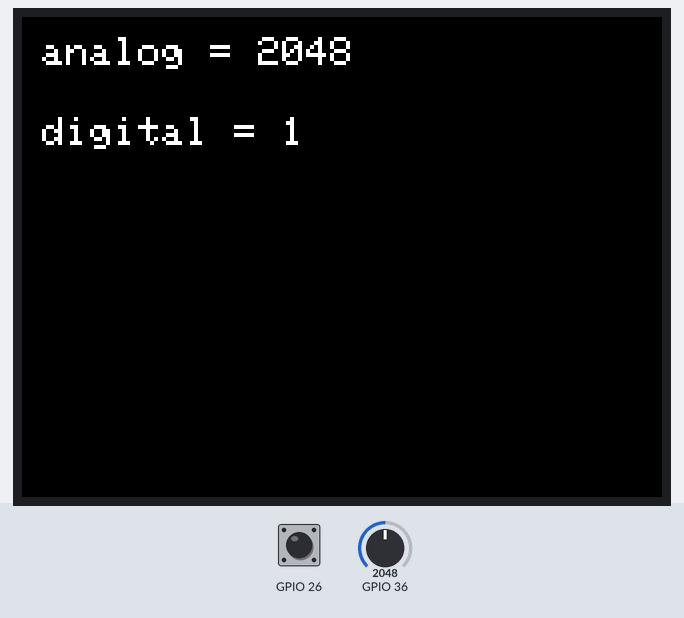
Bench run of a sketch on a simulated ESP32. Parts: 320×240 colour display. The inputs (shaded band) are chosen by the test bench; at power-on: GPIO 36 = 2048, GPIO 26 HIGH.

Above: at 1.4 s.
1.5 s: GPIO 36 set to 2866
At 2.1 s:
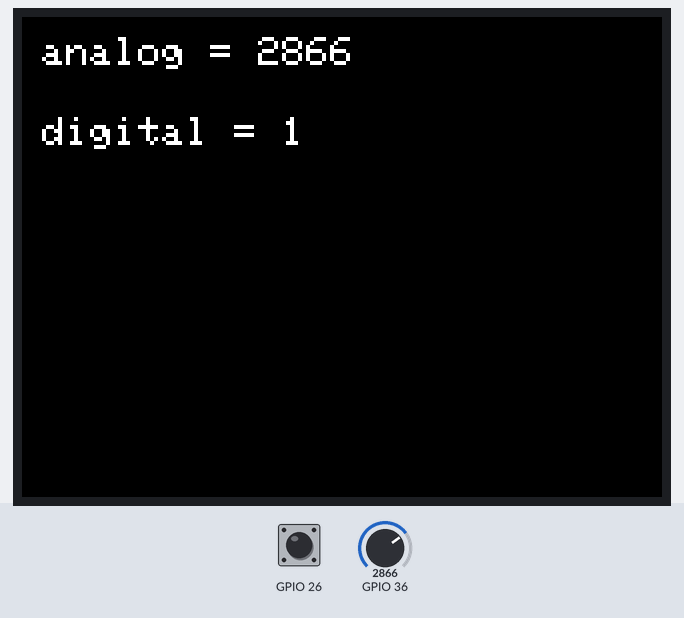
3.2 s: GPIO 26 pulled LOW for 0.6 s
5.3 s: GPIO 36 set to 3603
At 6.5 s:
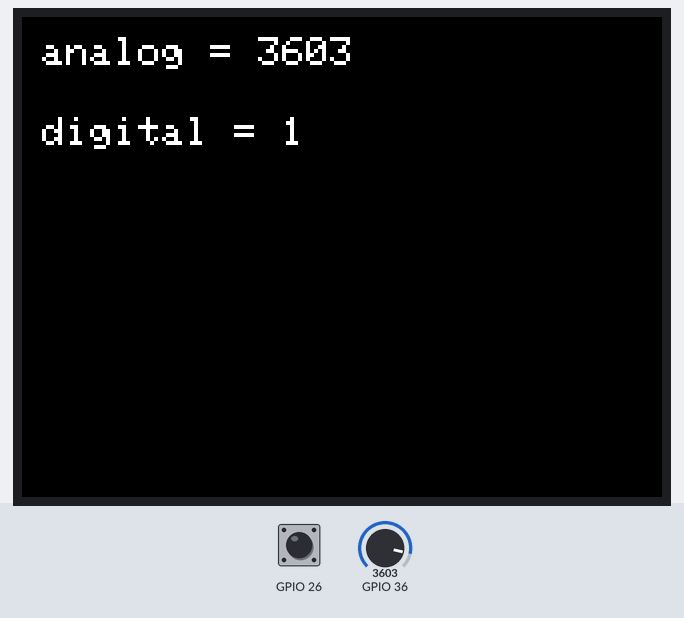
6.8 s: GPIO 26 pulled LOW for 1 s
9.4 s: GPIO 36 set to 4095
At 10.6 s:
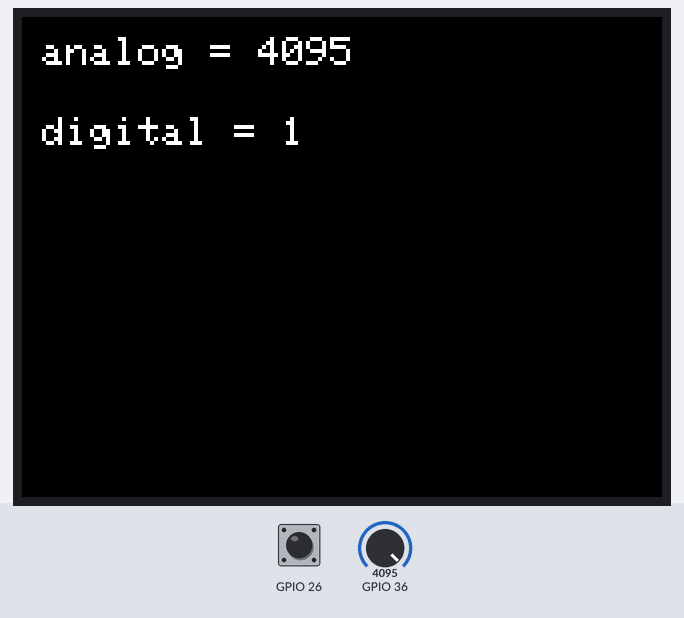
Timing chart, 0 to 11.9 s (numbered marks = the images above; inputs shaded):
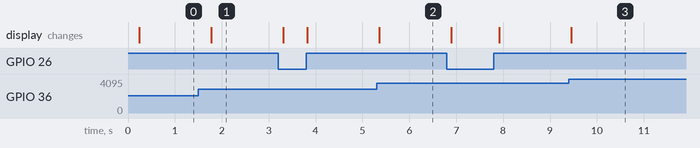

The sketch:

light_Analog36_digital26.ino
```cpp
#include <M5Stack.h>

int analogRead_value = 0;
int digitalRead_value = 0;

void setup() {
  M5.begin();
  M5.Speaker.begin();
  M5.Speaker.mute();
  M5.Lcd.fillScreen(BLACK);

  M5.Lcd.setTextColor(WHITE, BLACK);
  M5.Lcd.setTextSize(2);

  pinMode(26, INPUT_PULLUP);
}

void loop() {
  analogRead_value = analogRead(36);
  digitalRead_value = digitalRead(26);

  M5.Lcd.setCursor(10, 10);
  M5.Lcd.printf("analog = %4d   ", analogRead_value);
  M5.Lcd.setCursor(10, 50);
  M5.Lcd.printf("digital = %d  ", digitalRead_value);
  delay(500);
}
```

Measured:
- after the input at 1.5 s, the display: changes after 0.27 s (image 1)
- after the input at 5.3 s, the display: changes after 0.05 s (image 2)
- after the input at 9.4 s, the display: changes after 0.05 s (image 3)
